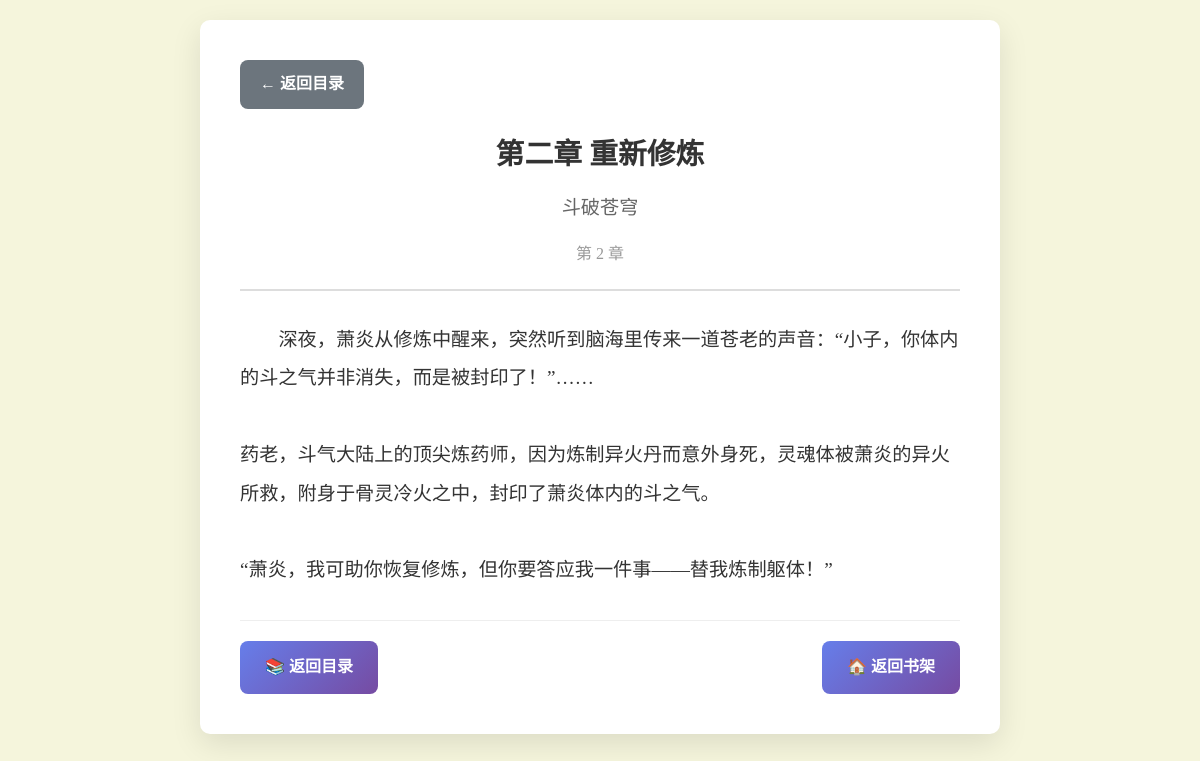
/chapter/10, run on the app's committed database.
### tables this page shows
CREATE TABLE chapters (
            id INTEGER PRIMARY KEY AUTOINCREMENT,
            novel_id INTEGER,
            chapter_number INTEGER,
            title TEXT,
            content TEXT,
            created_at TIMESTAMP DEFAULT CURRENT_TIMESTAMP,
            FOREIGN KEY (novel_id) REFERENCES novels (id)
        );

CREATE TABLE novels (
            id INTEGER PRIMARY KEY AUTOINCREMENT,
            title TEXT NOT NULL,
            author TEXT,
            cover_url TEXT,
            description TEXT,
            rating REAL,
            source_url TEXT,
            created_at TIMESTAMP DEFAULT CURRENT_TIMESTAMP
        );

### novel_reader.py (the view)
@app.route('/chapter/<int:chapter_id>')
def read_chapter(chapter_id):
    content = novel_manager.get_chapter_content(chapter_id)
    if not content:
        return "章节不存在", 404
    conn = sqlite3.connect('novels.db')
    cursor = conn.cursor()
    cursor.execute('''
        SELECT c.title, c.chapter_number, n.title as novel_title, n.id as novel_id
        FROM chapters c
        JOIN novels n ON c.novel_id = n.id
        WHERE c.id = ?
    ''', (chapter_id,))
    result = cursor.fetchone()
    if not result:
        conn.close()
        return "章节信息不存在", 404
    chapter_info = {
        'id': chapter_id,
        'title': result[0],
        'chapter_number': result[1],
        'novel_title': result[2],
        'novel_id': result[3]
    }
    cursor.execute('''
        SELECT id FROM chapters
        WHERE novel_id = ? AND chapter_number < ?
        ORDER BY chapter_number DESC LIMIT 1
    ''', (chapter_info['novel_id'], chapter_info['chapter_number']))
    prev_result = cursor.fetchone()
    chapter_info['prev_id'] = prev_result[0] if prev_result else None
    cursor.execute('''
        SELECT id FROM chapters
        WHERE novel_id = ? AND chapter_number > ?
        ORDER BY chapter_number ASC LIMIT 1
    ''', (chapter_info['novel_id'], chapter_info['chapter_number']))
    next_result = cursor.fetchone()
    chapter_info['next_id'] = next_result[0] if next_result else None
    conn.close()
    return render_template('chapter.html', content=content, chapter=chapter_info)

### novel_reader.py (called while the page is built)
    def get_chapter_content(self, chapter_id):
        conn = sqlite3.connect('novels.db')
        cursor = conn.cursor()
        cursor.execute('SELECT content FROM chapters WHERE id = ?', (chapter_id,))
        result = cursor.fetchone()
        content = result[0] if result else None
        conn.close()
        return content

### templates/chapter.html (shortened to what this page needs)
<!DOCTYPE html>
<html lang="zh-CN">
<head>
</head>
<body>
    <div class="container">
        <a href="/novel/{{ chapter.novel_id }}" class="back-btn">← 返回目录</a>
        <div class="chapter-header">
            <h1 class="chapter-title">{{ chapter.title }}</h1>
            <div class="novel-title">{{ chapter.novel_title }}</div>
            <div class="chapter-number">第 {{ chapter.chapter_number }} 章</div>
        </div>
        <div class="chapter-content">
            {{ content|replace('\n', '<br>')|safe }}
        </div>
        <div class="navigation">
            <a href="/novel/{{ chapter.novel_id }}" class="nav-btn">📚 返回目录</a>
            <a href="/" class="nav-btn">🏠 返回书架</a>
        </div>
    </div>
</body>
</html>

### templates/chapter.html (style rules this page uses)
* { margin: 0; padding: 0; box-sizing: border-box; }
body { font-family: 'Georgia', 'Times New Roman', serif; background: #f5f5dc; color: #333; line-height: 1.8; min-height: 100vh; padding: 20px; }
.container { max-width: 800px; margin: 0 auto; background: white; border-radius: 10px; padding: 40px; box-shadow: 0 10px 30px rgba(0,0,0,0.1); }
.chapter-header { text-align: center; margin-bottom: 30px; padding-bottom: 20px; border-bottom: 2px solid #ddd; }
.chapter-title { font-size: 1.8em; color: #333; margin-bottom: 10px; font-weight: bold; }
.novel-title { font-size: 1.2em; color: #666; margin-bottom: 15px; }
.chapter-number { font-size: 1em; color: #999; }
.chapter-content { font-size: 1.2em; text-indent: 2em; margin-bottom: 30px; line-height: 2; }
.navigation { display: flex; justify-content: space-between; margin-top: 30px; padding-top: 20px; border-top: 1px solid #eee; }
.nav-btn { padding: 12px 25px; background: linear-gradient(135deg, #667eea, #764ba2); color: white; text-decoration: none; border-radius: 8px; font-weight: bold; }
.back-btn { display: inline-block; margin-bottom: 20px; padding: 10px 20px; background: #6c757d; color: white; text-decoration: none; border-radius: 8px; font-weight: bold; }

### data on the page
chapters: title "第二章 重新修炼", chapter_number "2", content "深夜，萧炎从修炼中醒来，突然听到脑海里传来一道苍老的声音：“小子，你体内的斗之气并非消失，而是被封印了！”…… 药老，斗气大陆上的顶尖炼药师，因为炼制异火丹而意外身死，灵魂体被萧炎的异火所救，附身于骨灵冷火之中，封印了萧炎体内的斗之气。 “萧炎，我可助你恢复修炼，但你要答应我一件事——替我炼制躯体！”"
novels: novel_title "斗破苍穹"
